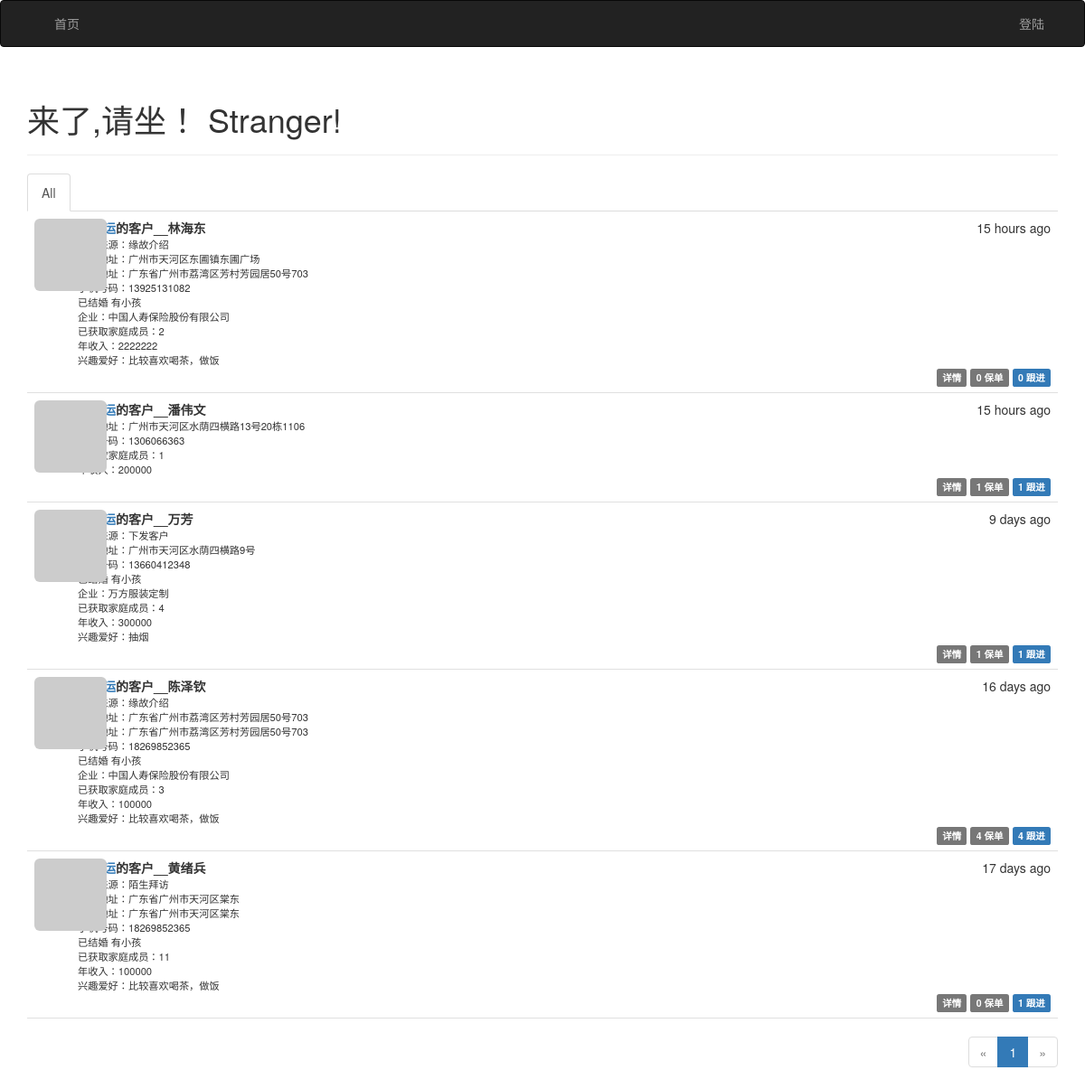
The page / on the database its author committed.
### app/models.py (models this page shows, shortened)
class Post(db.Model):
    __tablename__ = 'posts'
    id = db.Column(db.Integer, primary_key=True)
    body = db.Column(db.Text)
    body_html = db.Column(db.Text)
    name = db.Column(db.String(64))
    phnumber = db.Column(db.Integer,unique=True)
    homeaddress = db.Column(db.String(64))
    career = db.Column(db.String(64))
    company = db.Column(db.String(64))
    jobaddress = db.Column(db.String(64))
    families = db.Column(db.Integer)
    insurance = db.Column(db.Integer)
    source = db.Column(db.String(64))
    married = db.Column(db.Boolean, default=False)
    bobies = db.Column(db.Boolean, default=False)
    liking = db.Column(db.String(64))
    connects = db.Column(db.Integer)
    income = db.Column(db.Integer)
    timestamp = db.Column(db.DateTime, index=True, default=datetime.utcnow)
    author_id = db.Column(db.Integer, db.ForeignKey('users.id'))
    comments = db.relationship('Comment', backref='post', lazy='dynamic')
    insurancese = db.relationship('Insurance', backref='post', lazy='dynamic')

### app/main/views.py (the view)
@main.route('/', methods=['GET', 'POST'])
def index():
    form = PostForm()
    if current_user.can(Permission.WRITE) and form.validate_on_submit():
        post = Post( name = form.name.data, phnumber = form.phnumber.data,\
        jobaddress = form.jobaddress.data, author=current_user._get_current_object())
        db.session.add(post)
        db.session.commit()
        return redirect(url_for('.index'))
    page = request.args.get('page', 1, type=int)
    show_followed = False
    if current_user.is_authenticated:
        show_followed = bool(request.cookies.get('show_followed', ''))
    if show_followed:
        query = current_user.followed_posts
    else:
        query = Post.query
    pagination = query.order_by(Post.timestamp.desc()).paginate(
        page, per_page=current_app.config['FLASKY_POSTS_PER_PAGE'],
        error_out=False)
    posts = pagination.items
    return render_template('index.html', form=form, posts=posts,
                           show_followed=show_followed, pagination=pagination)

### app/auth/views.py (called while the page is built)
@auth.before_app_request
def before_request():
    if current_user.is_authenticated:
        current_user.ping()
        if not current_user.confirmed \
                and request.endpoint \
                and request.blueprint != 'auth' \
                and request.endpoint != 'static':
            return redirect(url_for('auth.unconfirmed'))

### app/main/__init__.py (called while the page is built)
@main.app_context_processor
def inject_permissions():
    return dict(Permission=Permission)

### app/main/views.py (called while the page is built)
@main.after_app_request
def after_request(response):
    for query in get_debug_queries():
        if query.duration >= current_app.config['FLASKY_SLOW_DB_QUERY_TIME']:
            current_app.logger.warning(
                'Slow query: %s\nParameters: %s\nDuration: %fs\nContext: %s\n'
                % (query.statement, query.parameters, query.duration,
                   query.context))
    return response

### app/models.py (called while the page is built)
    def gravatar(self, size=100, default='identicon', rating='g'):
        url = 'https://secure.gravatar.com/avatar'
        hash = self.avatar_hash or self.gravatar_hash()
        return '{url}/{hash}?s={size}&d={default}&r={rating}'.format(
            url=url, hash=hash, size=size, default=default, rating=rating)

    def can(self, permissions):
        return False

    def is_administrator(self):
        return False

### app/templates/index.html (shortened to what this page needs)
{% extends "base.html" %}
{% import "bootstrap/wtf.html" as wtf %}
{% import "_macros.html" as macros %}
{% block page_content %}
<div class="page-header">
    <h1>来了,请坐！ {% if current_user.is_authenticated %}{{ current_user.username }}{% else %}Stranger{% endif %}!</h1>
</div>
<div class="post-tabs">
    <ul class="nav nav-tabs">
        <li{% if not show_followed %} class="active"{% endif %}><a href="{{ url_for('.show_all') }}">All</a></li>
    </ul>
    {% include '_posts.html' %}
</div>
{% if pagination %}
<div class="pagination">
    {{ macros.pagination_widget(pagination, '.index') }}
</div>
{% endif %}
{% endblock %}

### app/templates/_posts.html (shortened to what this page needs)
<ul class="posts">
    {% for post in posts %}
    <li class="post">
        <div class="post-thumbnail">
            <a href="{{ url_for('.user', username=post.author.username) }}">
                <img class="img-rounded profile-thumbnail" src="{{ post.author.gravatar(size=40) }}">
            </a>
        </div>
        <div class="post-content">
            <div class="post-date">{{ moment(post.timestamp).fromNow() }}</div>
            <div class="post-author"><a href="{{ url_for('.user', username=post.author.username) }}">{{ post.author.name }}</a>的客户__{{ post.name | safe }}</div>
            <div class="post-body">
                <div class="labell">
                {% if post.source %}
                    客户来源：{{ post.source }}
                {% endif %}
                </div>
                {% if post.jobaddress %}
                <div class="labell">
                    办公地址：{{post.jobaddress}}
                </div >
                <div class="labell">
                {% if post.homeaddress %}
                    家庭地址：{{ post.homeaddress }}
                {% endif %}
                </div>
                {% if post.phnumber %}
                <div class="labell">
                    手机号码：{{post.phnumber}}
                </div>
                {% endif %}
                <div class="labell">
                   {%if post.married %} 已结婚 {% endif %}{%if post.bobies %} 有小孩 {% endif %}
                </div >
                {% if post.company %}
                <div class="labell">
                    企业：{{post.company}}
                </div >
                {% endif %}
                {% endif %}
                {% if post.families %}
                <div class="labell">
                    已获取家庭成员：{{post.families}}
                </div >
                {% endif %}
                {% if post.income %}
                <div class="labell">
                    年收入：{{post.income}}
                </div >
                {% endif %}
                {% if post.liking %}
                <div class="labell">
                    兴趣爱好：{{post.liking}}
                </div >
                {% endif %}
            </div>
            <div class="post-footer">
                <a href="{{ url_for('.post', id=post.id) }}">
                    <span class="label label-default">详情</span>
                </a>
                <a href="{{ url_for('.insurance', id=post.id) }}">
                    <span class="label label-default">{{ post.insurancese.count() }} 保单</span>
                </a>
                <a href="{{ url_for('.post', id=post.id) }}#comments">
                    <span class="label label-primary">{{ post.comments.count() }} 跟进</span>
                </a>
            </div>
        </div>
    </li>
    {% endfor %}
</ul>

### app/static/styles.css (style rules this page uses)
.profile-thumbnail { position: absolute; }
div.post-tabs { margin-top: 16px; }
ul.posts { list-style-type: none; padding: 0px; margin: 16px 0px 0px 0px; border-top: 1px solid #e0e0e0; }
div.post-tabs ul.posts { margin: 0px; border-top: none; }
ul.posts li.post { padding: 8px; border-bottom: 1px solid #e0e0e0; }
div.post-date { float: right; }
div.post-author { font-weight: bold; }
div.post-thumbnail { position: absolute; }
div.post-content { margin-left: 48px; min-height: 48px; }
div.post-footer { text-align: right; }
div.pagination { width: 100%; text-align: right; padding: 0px; margin: 0px; }
.labell { font-size: 80%; }

### rows shown on the page
Post: timestamp "15 hours ago", name "林海东", source "缘故介绍", jobaddress "广州市天河区东圃镇东圃广场", homeaddress "广东省广州市荔湾区芳村芳园居50号703", phnumber "13925131082", married "已结婚", bobies "有小孩", company "中国人寿保险股份有限公司", families "2", income "2222222", liking "比较喜欢喝茶，做饭", insurancese.count "0", comments.count "0"
Post: timestamp "15 hours ago", name "潘伟文", jobaddress "广州市天河区水荫四横路13号20栋1106", phnumber "1306066363", families "1", income "200000", insurancese.count "1", comments.count "1"
Post: timestamp "9 days ago", name "万芳", source "下发客户", jobaddress "广州市天河区水荫四横路9号", phnumber "13660412348", bobies "有小孩", company "万方服装定制", families "4", income "300000", liking "抽烟", insurancese.count "1", comments.count "1"
Post: timestamp "16 days ago", name "陈泽钦", source "缘故介绍", jobaddress "广东省广州市荔湾区芳村芳园居50号703", homeaddress "广东省广州市荔湾区芳村芳园居50号703", phnumber "18269852365", married "已结婚", bobies "有小孩", company "中国人寿保险股份有限公司", families "3", income "100000", liking "比较喜欢喝茶，做饭", insurancese.count "4", comments.count "4"
Post: timestamp "17 days ago", name "黄绪兵", source "陌生拜访", jobaddress "广东省广州市天河区棠东", homeaddress "广东省广州市天河区棠东", phnumber "18269852365", married "已结婚", bobies "有小孩", families "11", income "100000", liking "比较喜欢喝茶，做饭", insurancese.count "0", comments.count "1"

### other values the page prints
{{ p }} "1"
